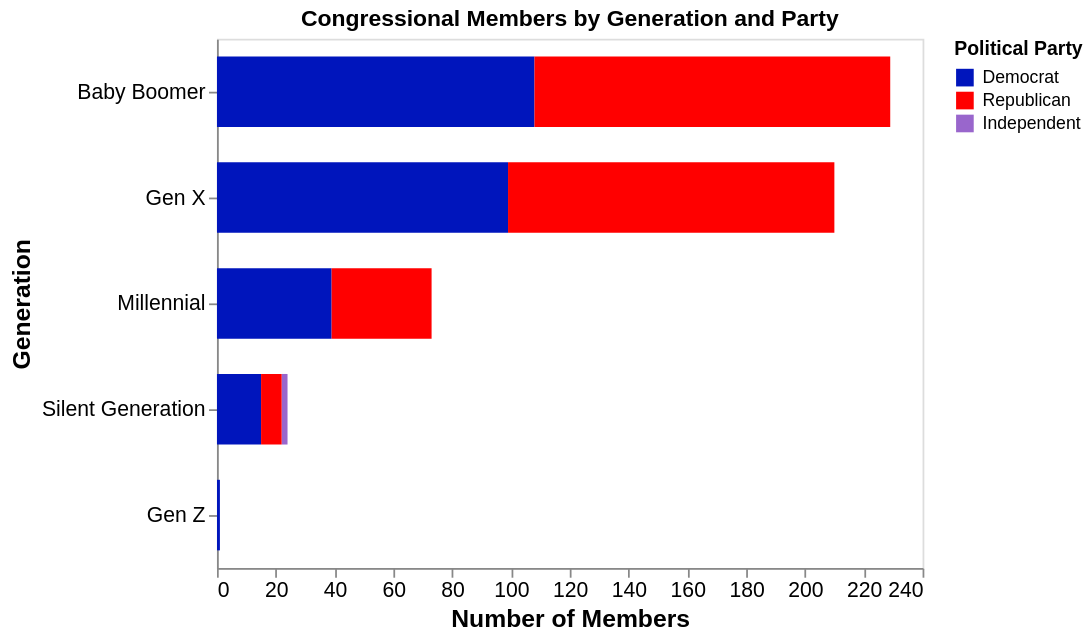

Write notebook code for a chart like this one.
### Code cell
generation_viz = alt.Chart(df_party).mark_bar(size=40).encode(
        y=alt.Y('Generation:N', sort=alt.EncodingSortField(field='Count', op='sum', order='descending')).axis(alt.Axis(labelAngle=0)),
        x=alt.X('Count:Q', title='Number of Members'),
        color=alt.Color('Party:N', 
                       scale=alt.Scale(domain=['Democrat', 'Republican', 'Independent'], 
                                     range=['#0015BC', '#FF0000', '#9966CC']),
                       legend=alt.Legend(title='Political Party')),
        tooltip=['Generation', 'Party', 'Count']
    ).configure_axis(
        labelFontSize=12,
        titleFontSize=14,
        grid=False
    ).properties(
        title='Congressional Members by Generation and Party',
        width=400,
        height=300,
    )
generation_viz

### Figure 1 — Vega-Lite specification as saved in the notebook (floating-point values rounded to 4 significant figures)
{"config": {"view": {"continuousWidth": 300, "continuousHeight": 300}, "axis": {"grid": false, "labelFontSize": 12, "titleFontSize": 14}}, "data": {"name": "data-c60947448b438cad14069a32b47d62ad"}, "mark": {"type": "bar", "size": 40}, "encoding": {"color": {"field": "Party", "legend": {"title": "Political Party"}, "scale": {"domain": ["Democrat", "Republican", "Independent"], "range": ["#0015BC", "#FF0000", "#9966CC"]}, "type": "nominal"}, "tooltip": [{"field": "Generation", "type": "nominal"}, {"field": "Party", "type": "nominal"}, {"field": "Count", "type": "quantitative"}], "x": {"field": "Count", "title": "Number of Members", "type": "quantitative"}, "y": {"axis": {"labelAngle": 0}, "field": "Generation", "sort": {"field": "Count", "op": "sum", "order": "descending"}, "type": "nominal"}}, "height": 300, "title": "Congressional Members by Generation and Party", "width": 400, "$schema": "https://vega.github.io/schema/vega-lite/v5.20.1.json", "datasets": {"data-c60947448b438cad14069a32b47d62ad": [{"Generation": "Baby Boomer", "Party": "Democrat", "Count": 108}, {"Generation": "Baby Boomer", "Party": "Republican", "Count": 121}, {"Generation": "Gen X", "Party": "Democrat", "Count": 99}, {"Generation": "Gen X", "Party": "Republican", "Count": 111}, {"Generation": "Gen Z", "Party": "Democrat", "Count": 1}, {"Generation": "Millennial", "Party": "Democrat", "Count": 39}, {"Generation": "Millennial", "Party": "Republican", "Count": 34}, {"Generation": "Silent Generation", "Party": "Democrat", "Count": 15}, {"Generation": "Silent Generation", "Party": "Independent", "Count": 2}, {"Generation": "Silent Generation", "Party": "Republican", "Count": 7}]}}
